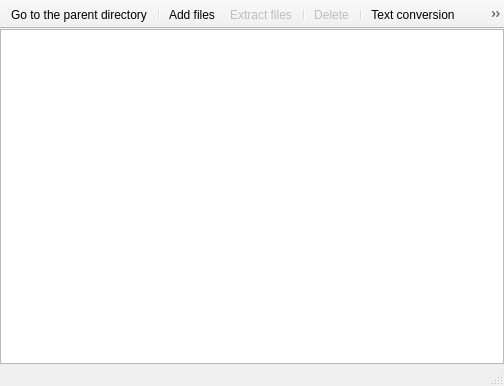
<?xml version="1.0" encoding="UTF-8"?>
<ui version="4.0">
 <class>DiskEditDialog</class>
 <widget class="QMainWindow" name="DiskEditDialog">
  <property name="windowModality">
   <enum>Qt::NonModal</enum>
  </property>
  <property name="geometry">
   <rect>
    <x>0</x>
    <y>0</y>
    <width>504</width>
    <height>386</height>
   </rect>
  </property>
  <property name="sizePolicy">
   <sizepolicy hsizetype="Expanding" vsizetype="Expanding">
    <horstretch>0</horstretch>
    <verstretch>0</verstretch>
   </sizepolicy>
  </property>
  <property name="windowTitle">
   <string>MainWindow</string>
  </property>
  <property name="windowIcon">
   <iconset resource="icons.qrc">
    <normaloff>:/icons/silk-icons/icons/folder_edit.png</normaloff>:/icons/silk-icons/icons/folder_edit.png</iconset>
  </property>
  <widget class="QWidget" name="centralwidget">
   <layout class="QVBoxLayout" name="verticalLayout">
    <property name="spacing">
     <number>0</number>
    </property>
    <property name="margin">
     <number>0</number>
    </property>
    <item>
     <widget class="QTableView" name="aView">
      <property name="contextMenuPolicy">
       <enum>Qt::ActionsContextMenu</enum>
      </property>
      <property name="acceptDrops">
       <bool>true</bool>
      </property>
      <property name="editTriggers">
       <set>QAbstractItemView::EditKeyPressed</set>
      </property>
      <property name="showDropIndicator" stdset="0">
       <bool>false</bool>
      </property>
      <property name="dragEnabled">
       <bool>true</bool>
      </property>
      <property name="dragDropOverwriteMode">
       <bool>false</bool>
      </property>
      <property name="dragDropMode">
       <enum>QAbstractItemView::DragDrop</enum>
      </property>
      <property name="alternatingRowColors">
       <bool>true</bool>
      </property>
      <property name="selectionMode">
       <enum>QAbstractItemView::ExtendedSelection</enum>
      </property>
      <property name="selectionBehavior">
       <enum>QAbstractItemView::SelectRows</enum>
      </property>
      <property name="showGrid">
       <bool>false</bool>
      </property>
      <property name="sortingEnabled">
       <bool>true</bool>
      </property>
      <attribute name="horizontalHeaderDefaultSectionSize">
       <number>150</number>
      </attribute>
      <attribute name="horizontalHeaderHighlightSections">
       <bool>false</bool>
      </attribute>
      <attribute name="horizontalHeaderShowSortIndicator" stdset="0">
       <bool>true</bool>
      </attribute>
      <attribute name="horizontalHeaderStretchLastSection">
       <bool>true</bool>
      </attribute>
      <attribute name="verticalHeaderVisible">
       <bool>false</bool>
      </attribute>
      <attribute name="verticalHeaderDefaultSectionSize">
       <number>17</number>
      </attribute>
     </widget>
    </item>
   </layout>
  </widget>
  <widget class="QMenuBar" name="menubar">
   <property name="geometry">
    <rect>
     <x>0</x>
     <y>0</y>
     <width>504</width>
     <height>21</height>
    </rect>
   </property>
  </widget>
  <widget class="QStatusBar" name="statusbar"/>
  <widget class="QToolBar" name="toolBar">
   <property name="windowTitle">
    <string>toolBar</string>
   </property>
   <property name="movable">
    <bool>false</bool>
   </property>
   <property name="allowedAreas">
    <set>Qt::NoToolBarArea</set>
   </property>
   <property name="iconSize">
    <size>
     <width>16</width>
     <height>16</height>
    </size>
   </property>
   <property name="floatable">
    <bool>true</bool>
   </property>
   <attribute name="toolBarArea">
    <enum>TopToolBarArea</enum>
   </attribute>
   <attribute name="toolBarBreak">
    <bool>false</bool>
   </attribute>
   <addaction name="actionToParent"/>
   <addaction name="separator"/>
   <addaction name="actionAddFiles"/>
   <addaction name="actionExtractFiles"/>
   <addaction name="separator"/>
   <addaction name="actionDeleteSelectedFiles"/>
   <addaction name="separator"/>
   <addaction name="actionTextConversion"/>
   <addaction name="actionPrint"/>
  </widget>
  <action name="actionToParent">
   <property name="icon">
    <iconset resource="icons.qrc">
     <normaloff>:/icons/silk-icons/icons/arrow_up.png</normaloff>:/icons/silk-icons/icons/arrow_up.png</iconset>
   </property>
   <property name="text">
    <string>Go to the parent directory</string>
   </property>
   <property name="toolTip">
    <string>Go to the parent directory</string>
   </property>
   <property name="statusTip">
    <string>Go to the parent directory</string>
   </property>
  </action>
  <action name="actionAddFiles">
   <property name="icon">
    <iconset resource="icons.qrc">
     <normaloff>:/icons/silk-icons/icons/add.png</normaloff>:/icons/silk-icons/icons/add.png</iconset>
   </property>
   <property name="text">
    <string>Add files...</string>
   </property>
   <property name="toolTip">
    <string>Add files to this directory</string>
   </property>
   <property name="statusTip">
    <string>Add files to this directory</string>
   </property>
  </action>
  <action name="actionExtractFiles">
   <property name="enabled">
    <bool>false</bool>
   </property>
   <property name="icon">
    <iconset resource="icons.qrc">
     <normaloff>:/icons/silk-icons/icons/page_white_go.png</normaloff>:/icons/silk-icons/icons/page_white_go.png</iconset>
   </property>
   <property name="text">
    <string>Extract files...</string>
   </property>
   <property name="toolTip">
    <string>Extract selected files</string>
   </property>
   <property name="statusTip">
    <string>Extract selected files</string>
   </property>
  </action>
  <action name="actionTextConversion">
   <property name="checkable">
    <bool>true</bool>
   </property>
   <property name="icon">
    <iconset resource="icons.qrc">
     <normaloff>:/icons/silk-icons/icons/page_white_text.png</normaloff>:/icons/silk-icons/icons/page_white_text.png</iconset>
   </property>
   <property name="text">
    <string>Text conversion</string>
   </property>
   <property name="toolTip">
    <string>Text conversion is off</string>
   </property>
   <property name="statusTip">
    <string>Text conversion is off</string>
   </property>
  </action>
  <action name="actionDeleteSelectedFiles">
   <property name="enabled">
    <bool>false</bool>
   </property>
   <property name="icon">
    <iconset resource="icons.qrc">
     <normaloff>:/icons/silk-icons/icons/delete.png</normaloff>:/icons/silk-icons/icons/delete.png</iconset>
   </property>
   <property name="text">
    <string>Delete</string>
   </property>
   <property name="toolTip">
    <string>Delete selected files</string>
   </property>
   <property name="statusTip">
    <string>Delete selected files</string>
   </property>
   <property name="shortcut">
    <string>Del</string>
   </property>
  </action>
  <action name="actionPrint">
   <property name="icon">
    <iconset resource="icons.qrc">
     <normaloff>:/icons/silk-icons/icons/printer.png</normaloff>:/icons/silk-icons/icons/printer.png</iconset>
   </property>
   <property name="text">
    <string>Print</string>
   </property>
   <property name="toolTip">
    <string>Print Directory Listing</string>
   </property>
  </action>
 </widget>
 <resources>
  <include location="icons.qrc"/>
 </resources>
 <connections/>
</ui>
